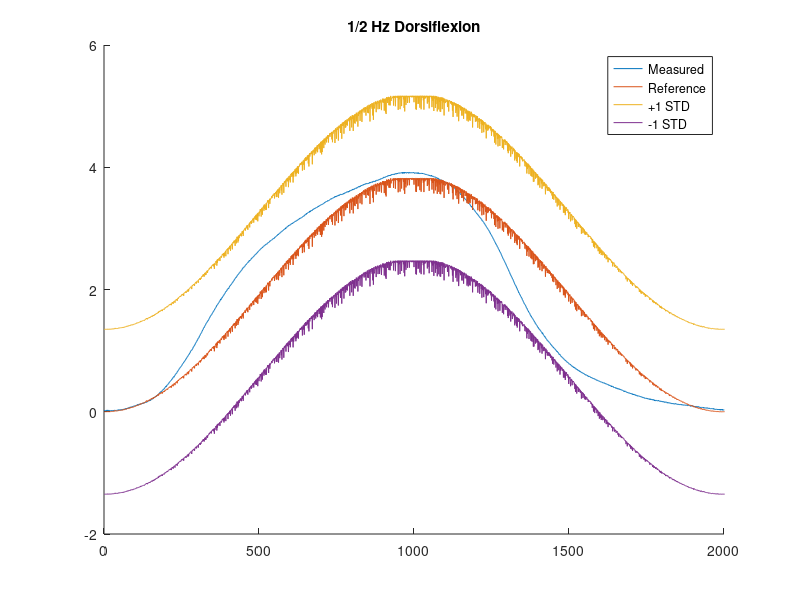

Recreate this plot in MATLAB.
clear;
clc;

p7mvcdf = load('Patient7_MVC_DF.txt');
p7df25 = load('PatNo7_VR_AnklePosNeutral_DF_0-50Hz.txt');

p7df_m = p7df25(:,1);
p7df_ref = p7df25(:,2);

serial2lbs_bipolar = 125/2048;
lbs2NmAt15cm = 4.448*.15;

n = 900;
for i = 1:32
    
    df(:,i) = p7df_m(n:2000+n);
    n = n + 2000;
 
    
end

dfm = mean(df,2);

SDdfm = std(dfm);
SDdfmP = dfm + SDdfm;
SDdfmM = dfm - SDdfm;

mvcdf1 = max(p7mvcdf(5500:9500));
mvcdf2 = max(p7mvcdf(25500:29500));
mvcdf3 = max(p7mvcdf(45500:49500));

mvcdfSerial = max([mvcdf1, mvcdf2, mvcdf3]);
mvcdf_Nm = abs(mvcdfSerial)*serial2lbs_bipolar*lbs2NmAt15cm;

refsig = p7df_ref(900:2901);
refsigser2Nm = mvcdf_Nm/4096*0.2;

ref = refsig*refsigser2Nm;
SDref = std(ref);
refp = ref + SDref;
refm = ref - SDref;

hold on;
title('1/2 Hz Dorsiflexion');
plot(dfm*serial2lbs_bipolar*lbs2NmAt15cm+7.35);
plot(ref);
%plot(SDdfmP*serial2lbs_bipolar*lbs2NmAt15cm+7.35);
%plot(SDdfmM*serial2lbs_bipolar*lbs2NmAt15cm+7.35);
plot(refp);
plot(refm);
xlim([0 2000]);
legend('Measured','Reference','+1 STD','-1 STD');